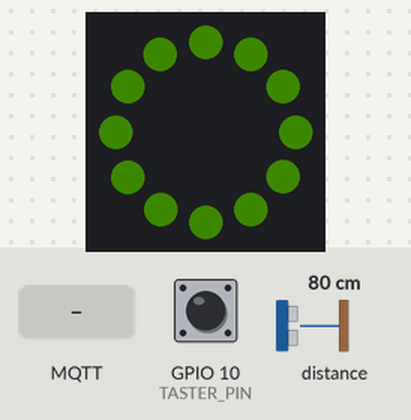
Simulated run of this sketch. Board: ESP32-C6. Shown: 12 RGB LEDs in a ring, first at the top, clockwise. The test bench sets the inputs (shaded band); at power-on: GPIO 10 (TASTER_PIN) LOW, distance to the obstacle 80 cm. Dim RGB values are drawn brighter than linear; WiFi joins after 1.5 s; servers stay silent unless stated; no MQTT or app messages arrive unless stated; what the sketch prints to the serial monitor is not drawn.

Above: at 3.7 s.
3.8 s: GPIO 10 (TASTER_PIN) pulled HIGH for 0.15 s
At 4.3 s:
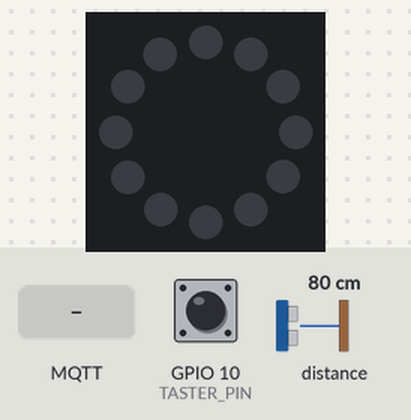
5.4 s: MQTT message "1" arrives on the first subscribed topic
At 6.0 s:
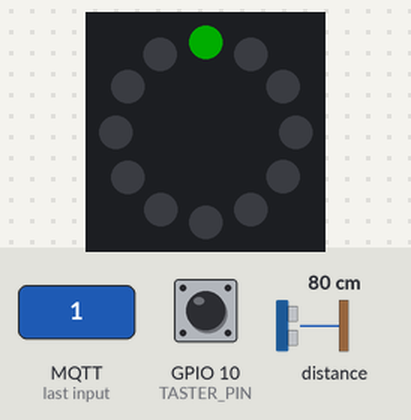
7.0 s: MQTT message "5" arrives on the first subscribed topic
At 7.6 s:
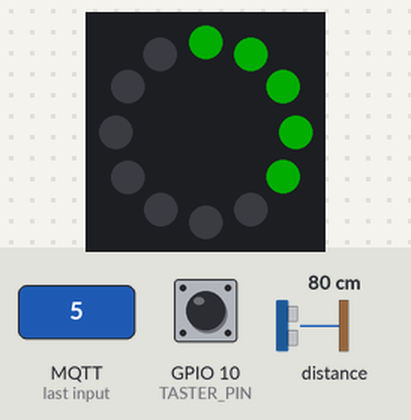
8.5 s: GPIO 10 (TASTER_PIN) pulled HIGH for 1 s
At 9.3 s:
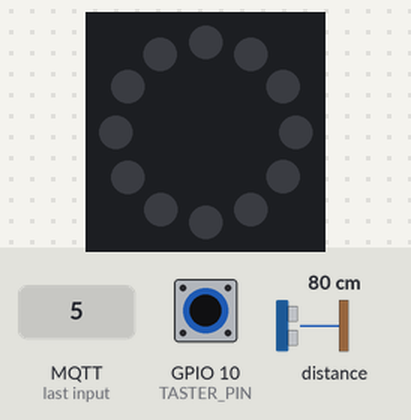
Timing chart, 0 to 11.5 s (numbered marks = the images above; inputs shaded):
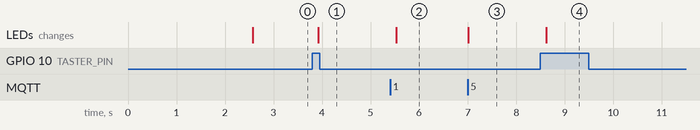

Measured:
- after the input at 3.8 s, the LEDs: change after 0.12 s (image 1)
- after the input at 5.4 s, the LEDs: change after 0.13 s (image 2)
- after the input at 7.0 s, the LEDs: change at once (image 3)
- after the input at 8.5 s, the LEDs: change after 0.12 s (image 4)

The sketch:

11_WLAN_MQTT_Button_RFID_TOF_LEDs.ino
```cpp
/*****************************************************************
 * Beispiel: WLAN + MQTT + TOF-Schalter: Publish / Receive
 * Read TOF sensor (TOF050 VL6180X) via I2C and publish to MQTT broker whether an object is close to the Reader or not.
 * In der Konsole wird nur geprintet, wann die "Session" beginnt und wann sie endet.
 * Für etwas Toleranz wird der Wert mit den letzten Werten verglichen. Um Fehlimpulse zu vermeiden, wird die Console erst beschrieben,
 * sobald die aktuelle Messung mit den letzten paar Messungen übereinstimmt.
 *
 * turn on I2C mode by switching physical switches on the PN532 to 1 / 0 (I2C)
 * Anschluss:

 * RFID/NFC: PN532, TOF: VL6180X
 * RFID/NFC bzw. TOF: SDA <-> ESP32-C6: GPIO 6
 * RFID/NFC bzw. TOF: SCL <-> ESP32-C6: GPIO 7
 * RFID/NFC bzw. TOF: Vcc <-> ESP32-C6: 3.3V
 * RFID/NFC bzw. TOF: GND <-> ESP32-C6: GND

 * LED-Ring
 * WS2812B-Ring: Data In  <->  ESP32-C6: GPIO 5
 * WS2812B-Ring: +5V/Vcc  <->  ESP32-C6: 5V
 * WS2812B-Ring: GND      <->  ESP32-C6: GND

 * Taster
 * Taster Pin 1   <->  ESP32-C6: 3.3V
 * Taster Pin 2   <->  ESP32-C6: GPIO 10
 *
 * Installiere folgende Libraries:
 * -  "Adafruit_PN532" von Adafruit
 * -  "MQTT" von Joel Gaehwiler
 * -  "Adafruit_VL6180X" von Adafruit
 * -  "Adafruit_NeoPixel" von Adafruit
******************************************************************/


#include <WiFi.h>
#include <MQTT.h>
#include <Wire.h>                                                      // I2C
#include "Adafruit_VL6180X.h"
#include <Adafruit_PN532.h>                                            // NFC Reader
#include "esp_log.h"
#include <Adafruit_NeoPixel.h>


// WLAN und MQTT Einstellungen
// const char* ssid = "Energiepark Technik";                                // @todo: add your wifi name "FRITZ!Box 6690 TA"
const char* ssid = "tinkergarden";                                // @todo: add your wifi name "FRITZ!Box 6690 TA"
// const char* ssid = "LinusFetzMusikGast";                                // @todo: add your wifi name "FRITZ!Box 6690 TA"
// const char* pass = "Energiepark2025.8";                             // @todo: add your wifi pw, "79854308499311013585"
const char* pass = "strenggeheim";                             // @todo: add your wifi pw, "79854308499311013585"
// const char* pass = "linusfetzgast";                             // @todo: add your wifi pw, "79854308499311013585"
// const char* mqtt_broker = "192.168.178.25";                            // "broker.emqx.io", "192.168.0.80"
const char* mqtt_broker = "192.168.0.60";                            // "broker.emqx.io", "192.168.0.80"
// const char* mqtt_broker = "broker.hivemq.com";                            // "broker.emqx.io", "192.168.0.80", "test.mosquitto.org", "broker.hivemq.com"
const char* mqtt_client_id = "headphone_station_audio1de";

const char* MQTT_PUBLISH_TOPIC_AUDIO = "holz/player/audio1de";                    // Topics.  -   Diese werden für Subscribing und Publishing genutzt
const char* MQTT_SUBSCRIBE_TOPIC_SECTIONS_LEDRING = "holz/ledring_audio1de/numsections";      // Payload: 0 - 12
const char* MQTT_SUBSCRIBE_TOPIC_TRACK_STATE = "holz/ledring_audio1de/state";
const char* subscribe_topics[] = { MQTT_SUBSCRIBE_TOPIC_SECTIONS_LEDRING, MQTT_SUBSCRIBE_TOPIC_TRACK_STATE};         // Array der zu abonnierenden Topics (hier nur eines, aber erweiterbar)

WiFiClient wificlient;
MQTTClient mqttclient;


// I2C Pins definieren
#define SDA_PIN 6
#define SCL_PIN 7


// TOF Distanzsensor

Adafruit_VL6180X tof = Adafruit_VL6180X();
int tof_maxdistance = 2;                                                // 30 ~ 40mm -> Sensor misst ab ca 10mm

// --- Globale Variablen für die Zustandsverwaltung ---
bool tof_objectDetected_temp = false;                                    // Aktueller Zustand (ohne Entprellung)
bool tof_objectDetected = false;                                         // Endgültiger Zustand (nach Entprellung) -> Wert gilt als endgültig, sobald mehrmals derselbe Wert erkannt wurde

// Array zum Speichern der letzten Zustände für die Entprellung
const int tof_toleranz_entprellung = 5;
bool tof_prevStates[tof_toleranz_entprellung];
int tof_state_index = 0;                                                 // Index für das Array
int tof_timestamp_prev_detected = 0;


// NFC Reader

// IRQ und RESET Pins definieren – werden vom PN532-Modul NICHT verwendet bei I2C, aber Bibliothek erwartet sie
#define PN532_IRQ   (2)
#define PN532_RESET (3)

// Konstruktor mit IRQ, RESET und Wire
Adafruit_PN532 nfc(PN532_IRQ, PN532_RESET, &Wire);

// Ziel-UID definieren (7 Bytes)
// const uint8_t TARGET_UID[] = { 0xFF, 0x0F, 0x17, 0xE9, 0x3F, 0x00, 0x00 };
String target_id = "14AA77D6";
const uint8_t NFC_TARGET_UID_LENGTH = 7;

// --- Statusvariablen für die verbesserte Erkennung ---
bool nfc_tagCurrentlyPresent = false;                                  // Merkt sich, ob der TARGET_UID-Tag aktuell als "anwesend" gilt // Wert ist bereits entprellt
int nfc_presentConfirmCounter = 0;                                     // Zählt aufeinanderfolgende erfolgreiche Lesungen des TARGET_UID
int nfc_absentConfirmCounter = 0;                                      // Zählt aufeinanderfolgende fehlgeschlagene Lesungen (Tag nicht da)

const int NFC_CONFIRM_PRESENT_THRESHOLD = 3;                           // Der Tag muss X-mal hintereinander korrekt gelesen werden, um als "anwesend" zu gelten.
const int NFC_CONFIRM_ABSENT_THRESHOLD = 5;                            // Der Tag muss X-mal hintereinander NICHT gelesen werden, um als "entfernt" zu gelten.

uint8_t nfc_uid[7];                                                    // Buffer zum Speichern der UID
uint8_t nfc_uidLength;                                                 // Länge der UID
bool nfc_tag_erkannt;                                                  // in dieser Variable wird gespeichert, ob irgendein NFC Tag erkannt wurde
bool nfc_isTargetTag;                                                  // handelt es sich bei dem erkannten NFC Tag wirklich um den gewünschten?


// LED-Ring


#define LED_PIN 5
#define NUM_PIXELS 12
#define DELAYVAL 500
#define LED_BRIGHTNESS 50

Adafruit_NeoPixel strip = Adafruit_NeoPixel(NUM_PIXELS, LED_PIN, NEO_GRB + NEO_KHZ800);


// Taster

#define TASTER_PIN 10
int buttonState = 0;
int prev_buttonState = 0;


// allgemein

bool is_object_detected;                                               // diese Variable is nur dann true oder false, wenn alle Sensoren den Wert true bzw. false ausgeben
bool prev_is_object_detected;


// Funktionsprototypen
void connectWiFi();
void connectMQTT();
void mqtt_messageReceived(String& topic, String& payload);
void init_tof();
void read_tof();
void init_nfc();
void read_nfc();


void setup() {
  Serial.begin(115200);
  delay(1000);                                                           // warten, sonst werden die Serial.print in setup() nicht auf die Komsole gedruckt
  Serial.println("Kopfhörer-Station startet...");

  // WLAN verbinden
  connectWiFi();

  // --- MQTT Client initialisieren und Callback setzen ---
  // Diese Zeilen müssen hier stehen und nicht in connectMQTT()
  mqttclient.begin(mqtt_broker, wificlient);
  mqttclient.onMessage(mqtt_messageReceived);
  connectMQTT();

  // I2C

  // Harte Methode: ESP32-I2C-Logger komplett ausschalten, sonst wird Konsole zugemüllt
  esp_log_set_vprintf([](const char *fmt, va_list args) -> int {
    (void)fmt;   // ignore
    (void)args;  // ignore
    return 0;    // nichts ausgeben
  });


  Wire.begin(SDA_PIN, SCL_PIN);                                         // Wire starten mit den benutzerdefinierten I2C Pins


  init_tof();                                                           // TOF Sensor
  init_nfc();                                                           // NFC Sensor


  // Init LED-Ring

  strip.begin();
  strip.setBrightness(LED_BRIGHTNESS);


  strip.clear();
  for(int i=0; i<12; i++) {                   // für jeden einzelnen Pixel - in der Schleife
    strip.setPixelColor(i, strip.Color(25, 50, 0));   // Werte: 0 - 255
  }
  strip.show();


  // Init Taster

  pinMode(TASTER_PIN, INPUT_PULLDOWN);  // initialize the pushbutton pin as an input:


  Serial.println("Setup abgeschlossen.");
}

void loop() {
  // MQTT
  mqttclient.loop();                                                    // MQTT Loop regelmässig aufrufen, um die Verbindung am Leben zu halten und Nachrichten zu empfangen
  if (!mqttclient.connected()) {                                        // Überprüfen, ob die MQTT-Verbindung aktiv ist. Wenn nicht, versuchen wir uns neu zu verbinden.
    Serial.println("MQTT Verbindung verloren. Versuche Neuverbindung...");
    connectMQTT();
  }

  read_nfc();                                                            // get NFC "button" state
  read_tof();                                                            // get TOF "button" state
  // return;


   // Alterative: Taster:

  buttonState = digitalRead(TASTER_PIN);
  if(buttonState != prev_buttonState) {
    prev_buttonState = buttonState;
    if (buttonState == 1) {
        String publishPayload = "play";
        Serial.printf("--> Publishing: Topic: %s, Payload: %s\n", MQTT_PUBLISH_TOPIC_AUDIO, publishPayload);
        mqttclient.publish(MQTT_PUBLISH_TOPIC_AUDIO, publishPayload);
        strip.clear();
        strip.show();

    }
  }


  // Kombiniere states von TOF und RFI


  if(nfc_tagCurrentlyPresent == true && tof_objectDetected == true){
    is_object_detected = true;
  }
  else if(nfc_tagCurrentlyPresent == false && tof_objectDetected == false){
    is_object_detected = false;
  }
  else return;


  if(is_object_detected == prev_is_object_detected) return;
  if(is_object_detected == true){
    prev_is_object_detected = true;

    String publishPayload = "pause";
    Serial.printf("--> Publishing: Topic: %s, Payload: %s\n", MQTT_PUBLISH_TOPIC_AUDIO, publishPayload);
    mqttclient.publish(MQTT_PUBLISH_TOPIC_AUDIO, publishPayload);
  }
  else if(is_object_detected == false){
    prev_is_object_detected = false;

    String publishPayload = "play";
    Serial.printf("--> Publishing: Topic: %s, Payload: %s\n", MQTT_PUBLISH_TOPIC_AUDIO, publishPayload);
    mqttclient.publish(MQTT_PUBLISH_TOPIC_AUDIO, publishPayload);
  }


  delay(100);                                                             // kurze Pause, entlastet den Prozessor
}


// --- WLAN Funktionen ---

void connectWiFi() {
  Serial.printf("Verbinde mit WLAN %s", ssid);                            // ssid ist const char*, kein String(ssid) nötig
  WiFi.begin(ssid, pass);

  int attempts = 0;
  while (WiFi.status() != WL_CONNECTED && attempts < 40) {                // Max 20 Versuche (10 Sekunden)
    delay(500);
    Serial.print(".");
    attempts++;
  }
  if (WiFi.status() == WL_CONNECTED) {
    Serial.printf("\nWiFi verbunden: SSID: %s, IP-Adresse: %s\n", ssid, WiFi.localIP().toString().c_str());
  } else {
    Serial.println("\nWiFi Verbindung fehlgeschlagen! Neustart ...");
    ESP.restart();   // Neustart auslösen
  }
}


// --- MQTT Funktionen ---

void connectMQTT() {                                                      // Diese Funktion kümmert sich nur noch um den eigentlichen Verbindungsaufbau und das Abonnement.
  Serial.printf("Verbinde mit MQTT Broker: %s\n", mqtt_broker);

  // Versuche, eine Verbindung herzustellen, bis sie erfolgreich ist
  while (!mqttclient.connect(mqtt_client_id)) {                           // Optional: Mit Benutzername/Passwort: mqttclient.connect(mqtt_client_id, "username", "password"). ->  -> username und passwort sind oft jeweils "public"
    Serial.println("Fehler beim Verbinden mit MQTT-Broker. Neuer Versuch in 2 Sekunden...");
    delay(2000);
  }

  Serial.println("Verbunden mit MQTT-Broker");

  int numTopics = sizeof(subscribe_topics) / sizeof(subscribe_topics[0]);
  for (int i = 0; i < numTopics; i++) {
    mqttclient.subscribe(subscribe_topics[i]);
    Serial.printf("Abonniert Topic: %s\n", subscribe_topics[i]);          // Bestätigung des Abonnements
  }
}


// --- MQTT Callback für eingehende Nachrichten ---
void mqtt_messageReceived(String& topic, String& payload) {
  Serial.printf("<-- MQTT msg empfangen: Topic: %s, Payload: %s\n", topic.c_str(), payload.c_str());

  if (topic.equals(MQTT_SUBSCRIBE_TOPIC_SECTIONS_LEDRING)) {
    int numLedsToLight = payload.toInt();
    // Serial.printf("Empfangen: %d LEDs\n", numLedsToLight);                // %d für Integer


    // LED-Ring bespielen

    strip.clear();
    for(int i=0; i<numLedsToLight; i++) {                   // für jeden einzelnen Pixel - in der Schleife

      strip.setPixelColor(i, strip.Color(0, 255, 0));   // Werte: 0 - 255
      // Serial.print("i");
    }
    strip.show();                                     // sende den aktualisierten Pixel an den LED-Ring
    // Serial.println();


  }


  if (topic.equals(MQTT_SUBSCRIBE_TOPIC_TRACK_STATE)) {
    Serial.printf("Empfangen: %s \n", payload);                // %d für Integer

    if(payload == "ended"){

      strip.clear();
      for(int i=0; i<12; i++) {                   // für jeden einzelnen Pixel - in der Schleife
        strip.setPixelColor(i, strip.Color(25, 50, 0));   // Werte: 0 - 255
      }
      strip.show();                                     // sende den aktualisierten Pixel an den LED-Ring
    }
  }
}


void init_tof(){                                                          // wird in start() aufgerufen
  if (! tof.begin()) {
    Serial.println("Failed to find TOF sensor");
    while (1);
  }
  Serial.println("TOF Sensor found!");


  for(int i=0; i < tof_toleranz_entprellung; i++){
    tof_prevStates[i] = false;
  }
}


void read_tof(){
  uint8_t tof_range = tof.readRange();
  uint8_t tof_status = tof.readRangeStatus();

  // Serial.printf("tof_range: %d\n", tof_range);

  // if (tof_status == VL6180X_ERROR_NONE) {


    // 1.: Aktuellen Zustand (Objekt erkannt oder nicht) bestimmen -> Wird ein Objekt erkannt innerhalb des festgelegten Bereichs?

    if (tof_range < tof_maxdistance) {
      tof_objectDetected_temp = true;
      // Serial.println("Object detected");
    } else {
      tof_objectDetected_temp = false;
    }


    // 2.: Zustand für Entprellung speichern -> Mehrere Werte aufnehmen und miteinander vergleichen

    tof_prevStates[tof_state_index] = tof_objectDetected_temp;
    tof_state_index = (tof_state_index + 1) % tof_toleranz_entprellung;    // Index zyklisch erhöhen (0, 1, 2, 3, 4, 0, ...)

    // 3. Entprellte Logik prüfen und Ausgabe steuern
    bool tof_all_detected = true;
    bool tof_none_detected = true;

    for (int i = 0; i < tof_toleranz_entprellung; i++) {
      if (!tof_prevStates[i]) {
        tof_all_detected = false;
      }
      if (tof_prevStates[i]) {
        tof_none_detected = false;
      }
    }

    if (tof_all_detected && !tof_objectDetected) {                          // Wenn alle der letzten Werte gleich sind und der endgültige Zustand sich ändert
      tof_objectDetected = true;
      Serial.printf("Objekt in der Nähe (Distanz: %d)\n", tof_range);

      // Signal versenden per MQTT
      // String publishPayload = "pause";
      // Serial.printf("Publishing (TOF only): Topic: %s, Payload: %s\n", MQTT_PUBLISH_TOPIC_AUDIO, publishPayload);
      // mqttclient.publish(MQTT_PUBLISH_TOPIC_AUDIO, publishPayload);


    } else if (tof_none_detected && tof_objectDetected) {
      tof_objectDetected = false;
      Serial.printf("kein Objekt in der Nähe (Distanz: %d)\n", tof_range);

       // Signal versenden per MQTT
      // String publishPayload = "play";
      // Serial.printf("Publishing (TOF only): Topic: %s, Payload: %s\n", MQTT_PUBLISH_TOPIC_AUDIO, publishPayload);
      // mqttclient.publish(MQTT_PUBLISH_TOPIC_AUDIO, publishPayload);
    }
  // }
}


void init_nfc(){                                                          // wird in start() aufgerufen
  nfc.begin();                                                          // NFC Reader PN532 starten
  uint32_t nfc_versiondata = nfc.getFirmwareVersion();                  // Firmware-Version abfragen
  if (!nfc_versiondata) {
    Serial.println("Kein PN532 gefunden – Verbindung prüfen.");
    while (1);                                                          // bleibt hängen, wenn nichts gefunden wird
  }

  // Chip-Daten anzeigen
  Serial.printf("Found chip PN5%X\n", (nfc_versiondata >> 24) & 0xFF);
  Serial.printf("Firmware Version: %d.%d\n", (nfc_versiondata >> 16) & 0xFF, (nfc_versiondata >> 8) & 0xFF);

  // Konfiguriere das Modul für RFID-Lesen
  nfc.SAMConfig();
  Serial.println("Warte auf ein RFID/NFC Tag...");
}


void read_nfc(){
  // NFC
  nfc_tag_erkannt = nfc.readPassiveTargetID(PN532_MIFARE_ISO14443A, nfc_uid, &nfc_uidLength, 100);   // Versuche für 100ms, einen Tag zu erkennen. Der Timeout sollte nicht zu kurz sein, da der PN532 Zeit benötigt..
  nfc_isTargetTag = false;


  if (nfc_tag_erkannt) {
    // UID in Hex-String konvertieren
    char nfc_payload[3 * sizeof(nfc_uid) + 1];
    nfc_payload[0] = '\0';

    for (uint8_t i = 0; i < nfc_uidLength; i++) {
      char byteStr[4];
      sprintf(byteStr, "%02X", nfc_uid[i]);
      strcat(nfc_payload, byteStr);
    }
    String current_NFC_string = nfc_payload;
    // Serial.println(current_NFC_string);

    if(current_NFC_string == target_id){
      nfc_isTargetTag = true;
      // Serial.println("der gezeigte ID ist der Gesuchte");
    }
  }


  // --- Logik für die Bestätigung von Anwesenheit/Abwesenheit ---
  if (nfc_isTargetTag) {
    nfc_absentConfirmCounter = 0;                                        // Reset des Abwesenheitszählers
    nfc_presentConfirmCounter++;                                         // Inkrementiere Anwesenheitszähler

    if (nfc_presentConfirmCounter >= NFC_CONFIRM_PRESENT_THRESHOLD) {    // Wenn der Tag oft genug hintereinander bestätigt wurde
      nfc_presentConfirmCounter = NFC_CONFIRM_PRESENT_THRESHOLD;         // Zähler auf Max setzen, um Überlauf zu vermeiden
      if (!nfc_tagCurrentlyPresent) {

        Serial.printf("Ziel-Tag erkannt: %s\n", target_id);              // current_NFC_string == target_id

        // Signal versenden per MQTT
        // String publishPayload = "pause (nfc)";
        // Serial.printf("Publishing (NFC only): Topic: %s, Payload: %s\n", MQTT_PUBLISH_TOPIC_AUDIO, publishPayload);
        // mqttclient.publish(MQTT_PUBLISH_TOPIC_AUDIO, publishPayload);


        nfc_tagCurrentlyPresent = true; // Status auf "anwesend" setzen
      }
    }
  } else {                                                                // Wenn der Ziel-Tag NICHT gelesen wurde (entweder kein Tag oder falscher Tag)
    nfc_presentConfirmCounter = 0;                                        // Reset des Anwesenheitszählers
    nfc_absentConfirmCounter++;                                           // Inkrementiere Abwesenheitszähler

    if (nfc_absentConfirmCounter >= NFC_CONFIRM_ABSENT_THRESHOLD) {
      nfc_absentConfirmCounter = NFC_CONFIRM_ABSENT_THRESHOLD;            // Wenn der Tag oft genug hintereinander NICHT gelesen wurde -> Zähler auf Max setzen
      if (nfc_tagCurrentlyPresent) {                                      // Wenn der Tag vorher als anwesend galt, jetzt aber nicht mehr
        Serial.println("Ziel-Tag entfernt (stabilisiert).");

        // Signal versenden per MQTT
        // String publishPayload = "play (nfc)";
        // Serial.printf("Publishing (NFC only): Topic: %s, Payload: %s\n", MQTT_PUBLISH_TOPIC_AUDIO, publishPayload);
        // mqttclient.publish(MQTT_PUBLISH_TOPIC_AUDIO, publishPayload);

        nfc_tagCurrentlyPresent = false;                                  // Status auf "nicht anwesend" setzen
      }
    }
  }
}
```
